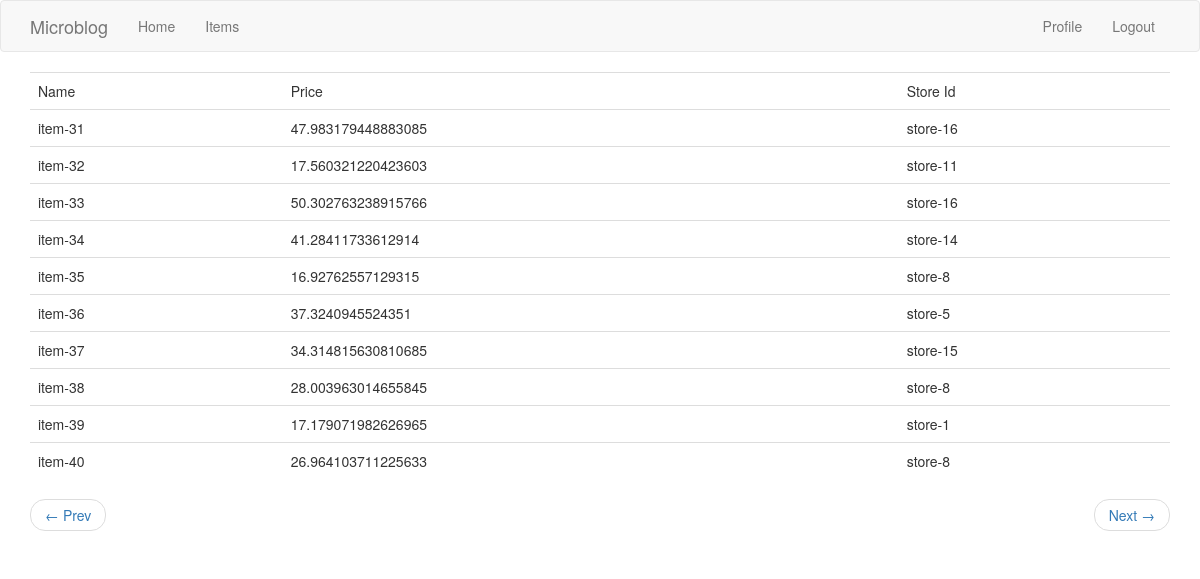
/itemspage?page=4 (signed in), run on the app's committed database.
### app/mod_items/models.py (models this page shows, shortened)
class ItemModel(db.Model):
    __tablename__ = 'items'
    id = db.Column(db.Integer, primary_key=True)
    name = db.Column(db.String(40), index=True, unique=True)
    price = db.Column(db.Float(precision=2), nullable=False)
    store_id = db.Column(db.Integer, db.ForeignKey('stores.id'))
    store = db.relationship('StoreModel')

### app/mod_store/models.py (models this page shows, shortened)
class StoreModel(db.Model):
    __tablename__ = 'stores'
    id = db.Column(db.Integer, primary_key=True)
    name = db.Column(db.String(40), index=True, unique=True)
    items = db.relationship('ItemModel', lazy='dynamic')

### app/mod_items/views.py (the view)
@items_page.route('/itemspage')
@login_required
def items_show():
    page = request.args.get('page', 1, type=int)
    items = ItemModel.query.order_by(ItemModel.id.asc()).paginate(page, Config.ITEMS_PER_PAGE, False)
    next_url = url_for('items_page.items_show', page=items.next_num) \
        if items.has_next else None
    prev_url = url_for('items_page.items_show', page=items.prev_num) \
        if items.has_prev else None
    return render_template('items/items.html', title='Items page', items=items.items,
                          next_url=next_url, prev_url=prev_url)

### app/mod_user/models.py (called while the page is built)
    @login_manager.user_loader
    def load_user(user_id):
        return UserModel.query.get(int(user_id))

### app/templates/items/items.html
{% extends "base.html" %}
{% block app_content %}
    {% if not items %}
        <div>
            <p><b>No items found in data base</b></p>
        </div>
    {% else %}
        <div>
            <table class="table table-hover">
                    <tr>
                        <td>Name</td>
                        <td>Price</td>
                        <td>Store Id</td>
                    </tr>
            {% for item in items %}
                <tr>
                    {% include 'items/item.html' %}
                </tr>
            {% endfor %}
            </table>
        </div>
        <nav aria-label="...">
                    <ul class="pager">
                        <li class="previous{% if not prev_url %} disabled{% endif %}">
                            <a href="{{ prev_url or '#' }}">
                                <span aria-hidden="true">&larr;</span> Prev
                            </a>
                        </li>
                        <li class="next{% if not next_url %} disabled{% endif %}">
                            <a href="{{ next_url or '#' }}">
                                Next <span aria-hidden="true">&rarr;</span>
                            </a>
                        </li>
                    </ul>
                  </nav>
    {% endif %}
{% endblock %}

### app/templates/items/item.html
<td>{{ item.name }}</td>
<td>{{ item.price }}</td>
<td>{{ item.store.name }}</td>

### data on the page
ItemModel: name "item-31", price "47.983179448883085", store.name "store-16"
ItemModel: name "item-32", price "17.560321220423603", store.name "store-11"
ItemModel: name "item-33", price "50.302763238915766", store.name "store-16"
ItemModel: name "item-34", price "41.28411733612914", store.name "store-14"
ItemModel: name "item-35", price "16.92762557129315", store.name "store-8"
ItemModel: name "item-36", price "37.3240945524351", store.name "store-5"
ItemModel: name "item-37", price "34.314815630810685", store.name "store-15"
ItemModel: name "item-38", price "28.003963014655845", store.name "store-8"
ItemModel: name "item-39", price "17.179071982626965", store.name "store-1"
ItemModel: name "item-40", price "26.964103711225633", store.name "store-8"
